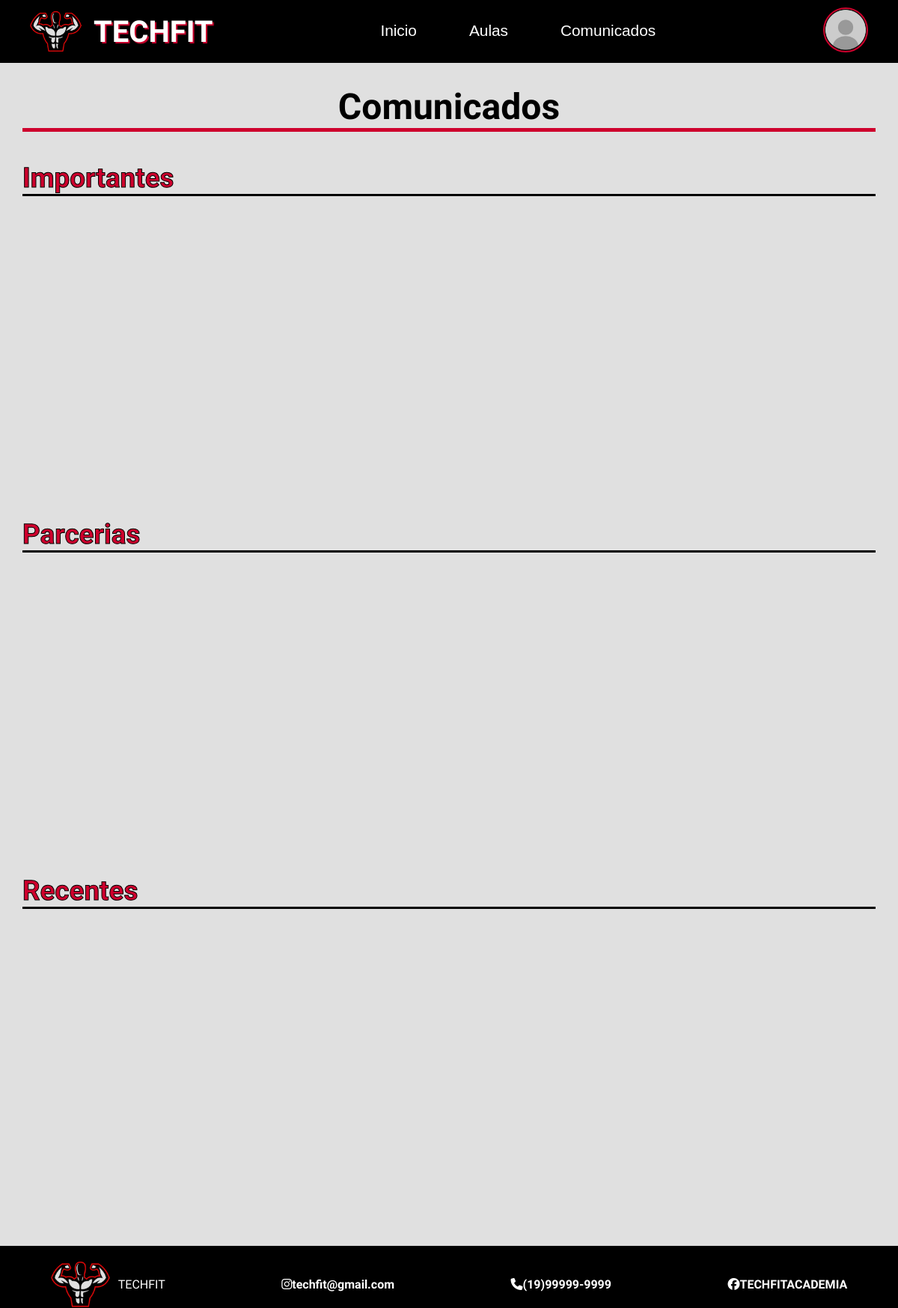
The page /src/Pagina_Aluno_Comunidados/index.php on the database as committed earlier.
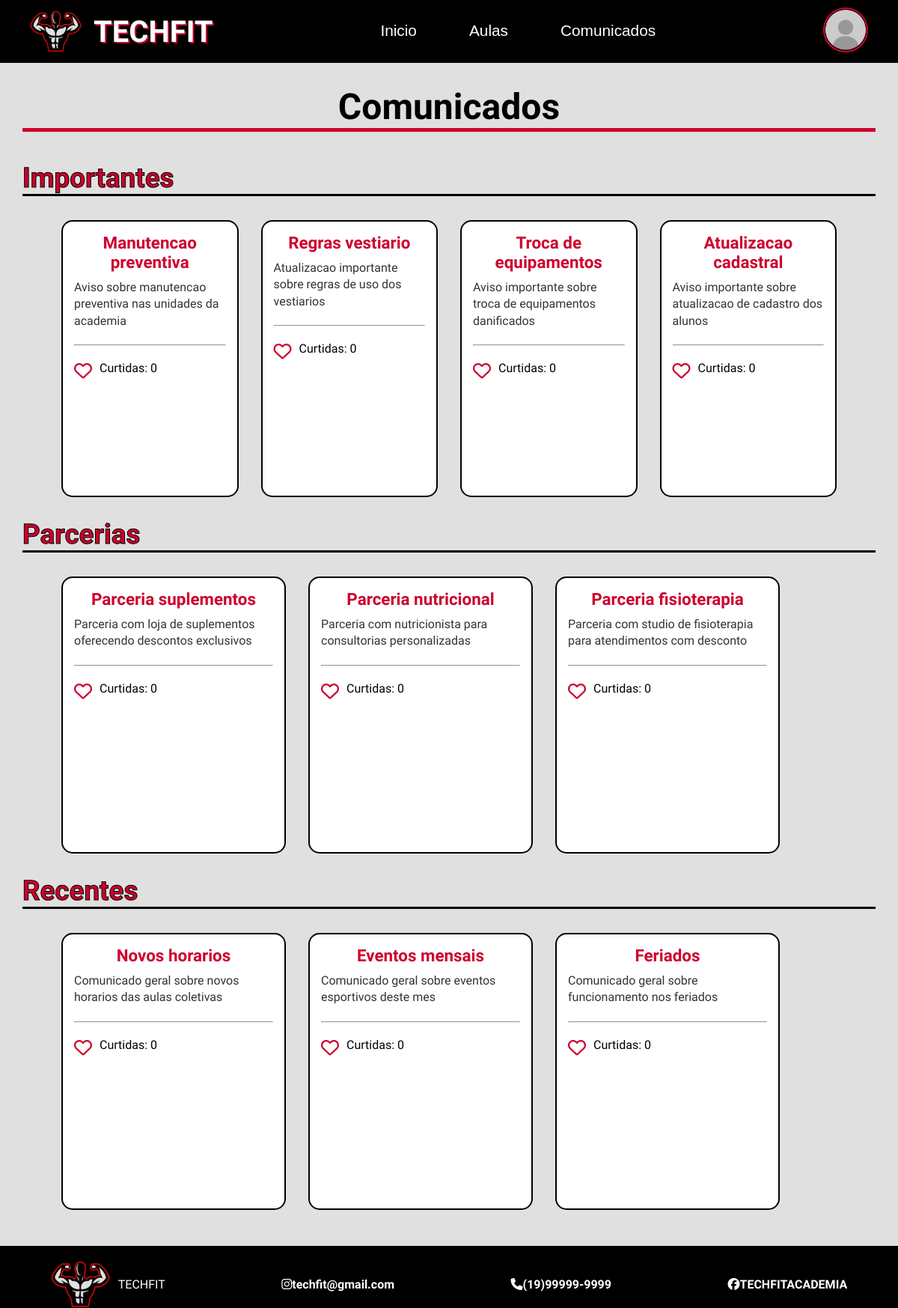
The same page on the database as committed later.
### tables this page shows
CREATE TABLE IF NOT EXISTS Comunicados (
	informacao_comunicado varchar(300) not null,
	titulo_comunicado varchar(50) not null,
	id_comunicado int not null PRIMARY KEY auto_increment
);

### backend/connection.php (called while the page is built, shortened)
<?php
class Connection {
    private static $instancia = null;
    public static function getInstancia() {
        if(!self::$instancia) {
            try {
                $host = "localhost";
                $user = "root";
                $db = "techfit_academy";
                $password = "senaisp";
                $dns_server = "mysql:host=$host;charset=utf8";
                self::$instancia = new PDO(
                    $dns_server,
                    $user,
                    $password
                );
                self::$instancia->setAttribute(PDO::ATTR_ERRMODE,PDO::ERRMODE_EXCEPTION);
                self::$instancia->exec("CREATE DATABASE IF NOT EXISTS $db");
                self::$instancia->exec("USE $db");
                self::$instancia->exec("
                    CREATE TABLE IF NOT EXISTS Unidades (
                        cep_unidade varchar(9) not null,
                        nome_unidade varchar(100) not null,
                        id_unidade int not null PRIMARY KEY auto_increment
                    )");
                self::$instancia->exec("
                    CREATE TABLE IF NOT EXISTS Funcionarios (
                        cep_funcionario varchar(9) not null,
                        nome_funcionario varchar(100) not null,
                        data_nascimento_funcionario date not null,
                        email_funcionario varchar(50) not null,
                        id_funcionario int not null PRIMARY KEY auto_increment,
                        telefone_funcionario varchar(14) not null,
                        tipo_funcionario varchar(50) not null,
                        senha_funcionario varchar(50) not null,
                        cpf_funcionario varchar(14) not null,
                        id_unidade int not null,
                        CONSTRAINT fk_id_unidade_funcionario FOREIGN KEY (id_unidade) REFERENCES Unidades (id_unidade)
                    )");
                self::$instancia->exec("
                CREATE TABLE IF NOT EXISTS Alunos (
                    nome_aluno varchar(100) not null,
                    cep_aluno varchar(9) not null,
                    data_nascimento_aluno date not null,
                    cpf_aluno varchar(14) not null,
                    telefone_aluno varchar(14) not null,
                    email_aluno varchar(50) not null,
                    senha_aluno varchar(50) not null,
                    id_aluno int not null PRIMARY KEY auto_increment,
                    id_unidade int not null,
                    CONSTRAINT fk_id_unidade FOREIGN KEY (id_unidade) REFERENCES Unidades (id_unidade)
                );
                ");
                self::$instancia->exec("
                    CREATE TABLE IF NOT EXISTS Aulas (
                        id_aula int not null PRIMARY KEY auto_increment,
                        data_aula datetime not null,
                        tipo_aula varchar(100) not null,
                        id_unidade int not null,
                        descricao_aula varchar(256),
                        constraint fk_id_unidade_aulas FOREIGN KEY (id_unidade) REFERENCES unidades (id_unidade)
                    )
                ");
                self::$instancia->exec("
                CREATE TABLE IF NOT EXISTS Avaliacao_fisicas (
                    data_avaliacao datetime not null,
                    id_avaliacao int not null PRIMARY KEY auto_increment,
                    tipo_avalicao varchar(50) not null,
                    id_aluno int not null,
                    CONSTRAINT fk_id_aluno_avaliacao FOREIGN KEY (id_aluno) REFERENCES Alunos (id_aluno)
                )
                ");
                self::$instancia->exec("
                CREATE TABLE IF NOT EXISTS criam (
                    id_aula int not null,
                    id_funcionario int not null,
                    CONSTRAINT fk_id_aula_criadas FOREIGN KEY(id_aula) REFERENCES Aulas (id_aula),
                    CONSTRAINT fk_id_funcionario_criam FOREIGN KEY(id_funcionario) REFERENCES Funcionarios (id_funcionario)
                )
                ");
                self::$instancia->exec("
                CREATE TABLE IF NOT EXISTS comentam (
                    id_comunicado int not null,
                    id_funcionario int not null,
                    CONSTRAINT fk_id_comunicado FOREIGN KEY(id_comunicado) REFERENCES Comunicados (id_comunicado),
                    CONSTRAINT fk_id_funcionario_comentam FOREIGN KEY(id_funcionario) REFERENCES Funcionarios (id_funcionario)
                )
                ");
                self::$instancia->exec("
                CREATE TABLE IF NOT EXISTS fazem (
                    id_funcionario int not null,
                    id_avaliacao int not null,
                    CONSTRAINT fk_id_funcionario_fazem FOREIGN KEY(id_funcionario) REFERENCES Funcionarios (id_funcionario),
                    CONSTRAINT fk_id_avaliacao FOREIGN KEY (id_avaliacao) REFERENCES avaliacao_fisicas (id_avaliacao)
                )
                ");
                self::$instancia->exec("
                CREATE TABLE IF NOT EXISTS inscrevem(
                    id_aula int not null,
                    id_aluno int not null,
                    CONSTRAINT fk_id_aluno_inscrevem FOREIGN KEY (id_aluno) REFERENCES alunos (id_aluno),
                    CONSTRAINT fk_id_aula_inscrevem FOREIGN KEY (id_aula) REFERENCES aulas (id_aula)
                )
                ");
            }
            catch(PDOException $e) {
                die("ERROR: ". $e->getMessage());
            }
        }
        return self::$instancia;
    }
}
?>

### backend/connTables.php (called while the page is built, shortened)
<?php
require_once "connection.php";
class ConnTables {
    private $conn;
    private String $table;
    public function __construct(String $table)
    {
        $this->conn = Connection::getInstancia();
        $this->table = $table;
    }
    public function select(){
        $stmt = $this->conn->prepare("SELECT * FROM {$this->table}");
        $stmt->execute();
        return $stmt->fetchAll(PDO::FETCH_ASSOC);
    }
    }
?>

### src/Pagina_Aluno_Comunidados/index.php (the view, shortened to what the changed rows need)
<?php
    require_once __DIR__ . "\\..\\..\\backend\\connTables.php";
    $connComunicados = new ConnTables("comunicados");
?>
<!DOCTYPE html>
<html lang="pt-br">
<head>
    <link rel="stylesheet" href="style.css">
    <link rel="stylesheet" href="https://cdnjs.cloudflare.com/ajax/libs/font-awesome/6.5.1/css/all.min.css">
</head>
<body>
    <header>
        <div class="logo-academia">
            <h1>TECHFIT</h1>
        </div>
    </header>
    <main>
        <h2>Comunicados</h2>
        <div class="forma_comu">
            <h3>Importantes</h3>
            <div class="forma_local">
                <?php foreach($connComunicados->select() as $dados): ?>
                <?php if($dados['tipo_comunicado'] == 'importante'): ?>
                    <div class="forma_unidade">
                        <h4><?=$dados['titulo_comunicado']?></h4>
                        <p><?=$dados['informacao_comunicado']?></p>
                        <hr>
                        <div class="sub-info">
                            <button class="botao-curtir" onclick="curtir(this)"><i class="far fa-heart"></i></button>
                            <span class="contador-curtidas" data-count="0">Curtidas: 0</span>
                        </div>
                    </div>
                <?php endif ?>
                <?php endforeach ?>
            </div>
        </div>
        <div class="forma_comu">
            <h3>Parcerias</h3>
            <div class="forma_local">
                <?php foreach($connComunicados->select() as $dados): ?>
                <?php if($dados['tipo_comunicado'] == 'parceria'): ?>
                <div class="forma_unidade">
                    <h4><?=$dados['titulo_comunicado']?></h4>
                    <p><?=$dados['informacao_comunicado']?></p>
                    <hr>
                    <div class="sub-info">
                        <button class="botao-curtir" onclick="curtir(this)"><i class="far fa-heart"></i></button>
                        <span class="contador-curtidas" data-count="0">Curtidas: 0</span>
                    </div>
                </div>
                <?php endif ?>
                <?php endforeach ?>
            </div>
        </div>
         <div class="forma_comu">
            <h3>Recentes</h3>
            <div class="forma_local">
                <?php foreach($connComunicados->select() as $dados): ?>
                <?php if($dados['tipo_comunicado'] == 'geral'): ?>
                <div class="forma_unidade">
                    <h4><?=$dados['titulo_comunicado']?></h4>
                    <p><?=$dados['informacao_comunicado']?></p>
                    <hr>
                    <div class="sub-info">
                        <button class="botao-curtir" onclick="curtir(this)"><i class="far fa-heart"></i></button>
                        <span class="contador-curtidas" data-count="0">Curtidas: 0</span>
                    </div>
                </div>
                <?php endif ?>
                <?php endforeach ?>
            </div>
        </div>
    </main>
</body>
</html>

Rows that differ between the two databases and show on the page:
now on this page (row edited): comunicados: titulo_comunicado "Manutencao preventiva", informacao_comunicado "Aviso sobre manutencao preventiva nas unidades da academia", shown under "Importantes"
now on this page (row edited): comunicados: titulo_comunicado "Regras vestiario", informacao_comunicado "Atualizacao importante sobre regras de uso dos vestiarios", shown under "Importantes"
now on this page (row edited): comunicados: titulo_comunicado "Troca de equipamentos", informacao_comunicado "Aviso importante sobre troca de equipamentos danificados", shown under "Importantes"
now on this page (row edited): comunicados: titulo_comunicado "Atualizacao cadastral", informacao_comunicado "Aviso importante sobre atualizacao de cadastro dos alunos", shown under "Importantes"
now on this page (row edited): comunicados: titulo_comunicado "Parceria suplementos", informacao_comunicado "Parceria com loja de suplementos oferecendo descontos exclusivos", shown under "Parcerias"
now on this page (row edited): comunicados: titulo_comunicado "Parceria nutricional", informacao_comunicado "Parceria com nutricionista para consultorias personalizadas", shown under "Parcerias"
now on this page (row edited): comunicados: titulo_comunicado "Parceria fisioterapia", informacao_comunicado "Parceria com studio de fisioterapia para atendimentos com desconto", shown under "Parcerias"
now on this page (row edited): comunicados: titulo_comunicado "Novos horarios", informacao_comunicado "Comunicado geral sobre novos horarios das aulas coletivas", shown under "Recentes"
now on this page (row edited): comunicados: titulo_comunicado "Eventos mensais", informacao_comunicado "Comunicado geral sobre eventos esportivos deste mes", shown under "Recentes"
now on this page (row edited): comunicados: titulo_comunicado "Feriados", informacao_comunicado "Comunicado geral sobre funcionamento nos feriados", shown under "Recentes"
